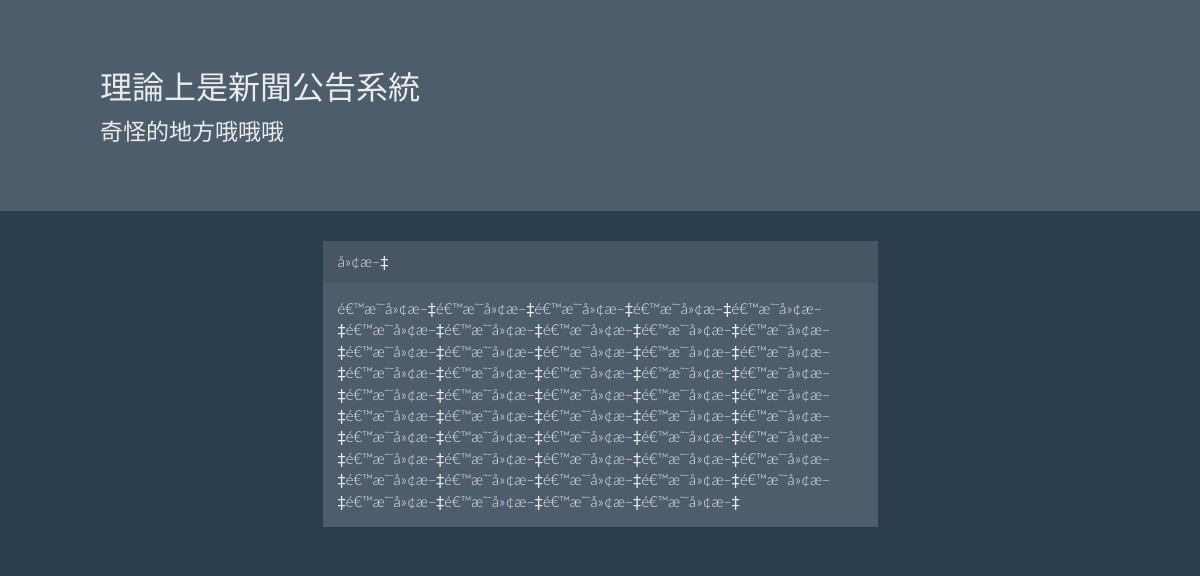
The app's page /news/view.php?id=3 with its own data.
### tables this page shows
CREATE TABLE IF NOT EXISTS `news` (
  `id` int(11) NOT NULL,
  `title` text NOT NULL,
  `content` text NOT NULL,
  UNIQUE KEY `id` (`id`)
);

### news/view.php (the view, shortened to what this page needs)
<!DOCTYPE html>
<html>
	<head>
		<link rel="stylesheet" type="text/css" href="../bootstrap.css">
	</head>
	<body>
		<div class="jumbotron">
			<div style="padding-left:100px">
			<h2>理論上是新聞公告系統</h2>
			<p>奇怪的地方哦哦哦</p>
			</div>
		</div>
		<div class="container">
		    <div class="row">
		        <div class="col-md-6 col-md-offset-3">
						<?php
						$id=$_GET['id'];
						$sql="SELECT * FROM `news` WHERE id=$id";
						$result = mysql_query($sql);
						$row = mysql_fetch_row($result);
						echo'
						<div class="panel panel-default">
						  <div class="panel-heading">'.$row[1].'</div>
						  <div class="panel-body">'.
						    $row[2].'
						  </div>
						</div>
						';
						?>
		        </div>
		    </div>
		</div>
	</body>
</html>

### records on screen
news: title "å»¢æ–‡", content "é€™æ˜¯å»¢æ–‡é€™æ˜¯å»¢æ–‡é€™æ˜¯å»¢æ–‡é€™æ˜¯å»¢æ–‡é€™æ˜¯å»¢æ–‡é€™æ˜¯å»¢æ–‡é€™æ˜¯å»¢æ–‡é€™æ˜¯å»¢æ–‡é€™æ˜¯å»¢æ–‡é€™æ˜¯å»¢æ–‡é€™æ˜¯å»¢æ–‡é€™æ˜¯å»¢æ–‡é€™æ˜¯å»¢æ–‡é€™æ˜¯å»¢æ–‡é€™æ˜¯å»¢æ–‡é€™æ˜¯å»¢æ–‡é€™æ˜¯å»¢æ–‡é€™æ˜¯å»¢æ–‡é€™æ˜¯å»¢æ–‡é€™æ˜¯å»¢æ–‡é€™æ˜¯å»¢æ–‡é€™æ˜¯å»¢æ–‡é€™æ˜¯å»¢æ–‡é€™æ˜¯å»¢æ–‡é€™æ˜¯å»¢æ–‡é€™æ˜¯å»¢æ–‡é€™æ˜¯å»¢æ–‡é€™æ˜¯å»¢æ–‡é€™æ˜¯å»¢æ–‡é€™æ˜¯å»¢æ–‡é€™æ˜¯å»¢æ–‡é€™æ˜¯å»¢æ–‡é€™æ˜¯å»¢æ–‡é€™æ˜¯å»¢æ–‡é€™æ˜¯å»¢æ–‡é€™æ˜¯å»¢æ–‡é€™æ˜¯å»¢æ–‡é€™æ˜¯å»¢æ–‡é€™æ˜¯å»¢æ–‡é€™æ˜¯å»¢æ–‡é€™æ˜¯å»¢æ–‡é€™æ˜¯å»¢æ–‡é€™æ˜¯å»¢æ–‡é€™æ˜¯å»¢æ–‡é€™æ˜¯å»¢æ–‡é€™æ˜¯å»¢æ–‡é€™æ˜¯å»¢æ–‡é€™æ˜¯å»¢æ–‡é€™æ˜¯å»¢æ–‡"
